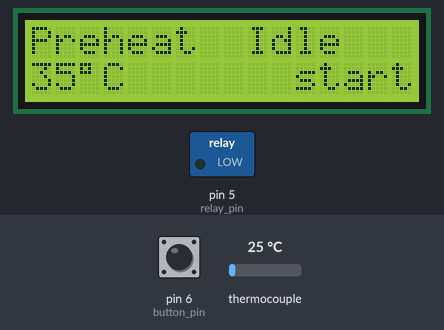
The sketch below on a simulated Arduino Uno, built with avr-gcc and run on an emulated ATmega328P. Parts: 16×2 character LCD, switched loads named in the sketch (green lamp = pin HIGH). Inputs (shaded band) come from the test bench; at power-on: pin 6 (button_pin) HIGH, thermocouple 25 °C.

Above: at 1.2 s.
1.3 s: pin 6 (button_pin) pulled LOW for 3.2 s
At 1.77 s:
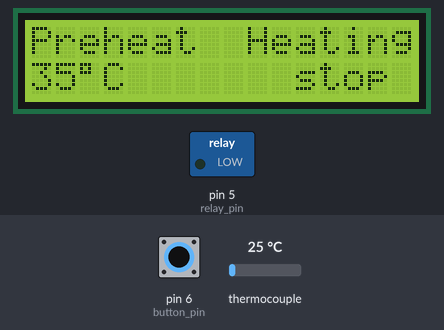
6.0 s: thermocouple set to 6 °C
At 6.5 s:
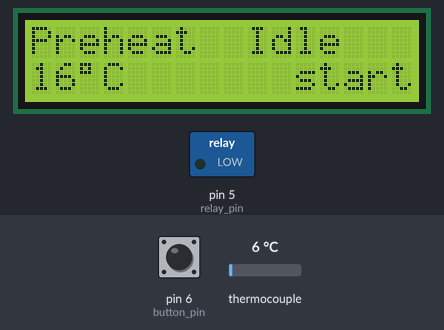
9.0 s: pin 6 (button_pin) pulled LOW for 0.15 s
At 9.7 s:
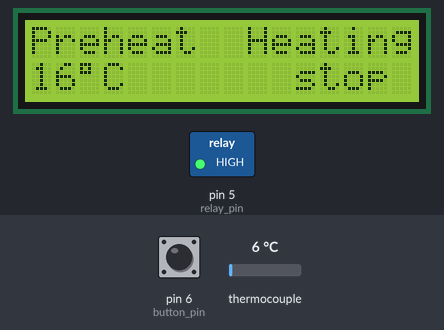
10.7 s: thermocouple set to 75 °C
At 11.1 s:
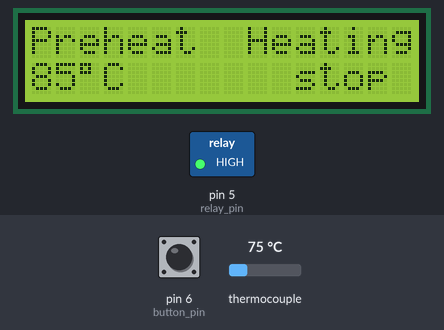
12.3 s: pin 6 (button_pin) pulled LOW for 1 s
At 13.08 s:
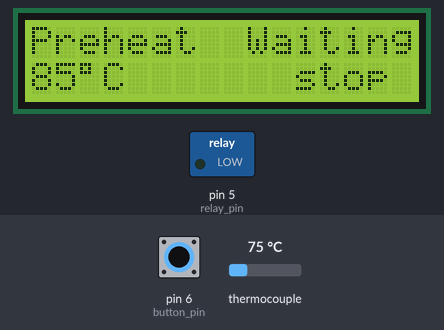
16.3 s: thermocouple set to 150 °C
At 16.8 s:
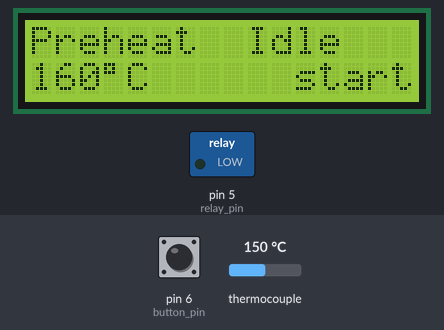
Timing chart, 0 to 18.8 s (numbered marks = the images above; inputs shaded):
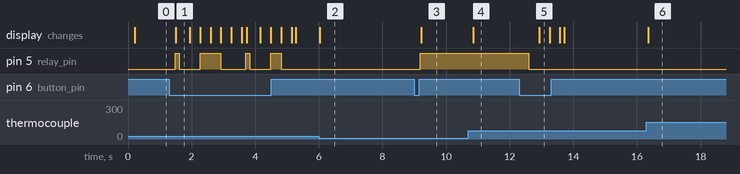

Measured:
- after the input at 1.3 s, pin 5 (relay_pin): LOW → HIGH after 0.18 s, → LOW 0.13 s later, → HIGH 0.66 s later, → LOW 0.65 s later, … (8 changes in this stretch); the display: changes after 0.21 s (image 1)
- after the input at 6.0 s, the display: changes at once (image 2)
- after the input at 9.0 s, pin 5 (relay_pin): LOW → HIGH after 0.19 s; the display: changes after 0.22 s (image 3)
- after the input at 10.7 s, the display: changes after 0.16 s (image 4)
- after the input at 12.3 s, pin 5 (relay_pin): HIGH → LOW after 0.29 s; the display: changes after 0.62 s (image 5)
- after the input at 16.3 s, the display: changes after 0.06 s (image 6)
- what the display in image 1 shows lasts 0.4 s, from 1.5 s to 1.9 s

The sketch:

herdplatte.ino
```cpp
#include <Arduino.h>
#include <max6675.h>
#include <LiquidCrystal_I2C.h>

const int thermo_so_pin = 4;
const int thermo_cs_pin = 3;
const int thermo_sck_pin = 2;
const int relay_pin = 5;
const int button_pin = 6;

const int stepDelay = 200;

const int numberOfSteps = 2;
String stepNameList[numberOfSteps] = {"Preheat", "Reflow"};
int tempCurve[numberOfSteps][2] = {{40, 80}, // {Time, Temp} Zeit in s
                                   {20, 160}};
int preheatTime = 12;

bool enabled = false;
int currentTemp;
int hotspotCompensation = 10;
int temperatureOvershoot = 80;

float totalTime = 0;

MAX6675 thermocouple(thermo_sck_pin, thermo_cs_pin, thermo_so_pin);
LiquidCrystal_I2C lcd(0x3F, 16, 2);

void setup()
{
  pinMode(relay_pin, OUTPUT);
  digitalWrite(relay_pin, LOW);

  pinMode(button_pin, INPUT_PULLUP);

  Serial.begin(9600);
  lcd.init();      // initialize the lcd
  lcd.backlight(); // open the backlight
  displayStats(0, "Boot");

  for (int i = 1; i < numberOfSteps; i++)
    tempCurve[i][0] += tempCurve[i - 1][0];
}

void loop()
{
  while (!enabled)
  {
    currentTemp = thermocouple.readCelsius() + hotspotCompensation;
    digitalWrite(relay_pin, LOW);

    checkButton();
    displayStats(0, "Idle");
  }

  // preheat
  digitalWrite(relay_pin, HIGH);
  for (int i = 0; i < preheatTime  * 1000 / stepDelay; i++)
  {
    displayStats(0, "Heating");
    checkButton();

    if (!enabled)
    {
      break;
    }

    countDelay(stepDelay);
  }

  for (int i = 0; i < numberOfSteps; i++)
  {
    currentTemp = thermocouple.readCelsius() + hotspotCompensation;
    int targetTemp = tempCurve[i][1] - temperatureOvershoot;

    while (currentTemp < targetTemp) // heating step
    {
      currentTemp = thermocouple.readCelsius() + hotspotCompensation;
      digitalWrite(relay_pin, HIGH);
      countDelay(stepDelay);

      checkButton();
      displayStats(i, "Heating");

      if (!enabled)
      {
        break;
      }
    }

    digitalWrite(relay_pin, LOW);

    for (int j = 0; j < tempCurve[i][0] * 1000 / stepDelay; j++) // waiting step
    {
      countDelay(stepDelay);
      currentTemp = thermocouple.readCelsius() + hotspotCompensation;

      checkButton();
      displayStats(i, "Waiting");

      if (!enabled)
      {
        break;
      }
    }
  }
  enabled = false;
}

void countDelay(int t)
{
  delay(t);
  totalTime += t / 1000;
}

void displayStats(int stepIndex, String heatingMessage)
{
  lcd.clear();

  currentTemp = thermocouple.readCelsius() + hotspotCompensation;

  String buttonMessage;
  switch (enabled)
  {
  case true:
  {
    buttonMessage = "stop";
    break;
  }
  case false:
  {
    buttonMessage = "start";
    break;
  }
  }

  lcd.setCursor(0, 0);
  lcd.print(stepNameList[stepIndex]);

  lcd.setCursor(9, 0);
  lcd.print(heatingMessage);

  lcd.setCursor(0, 1);
  lcd.print((int)currentTemp);
  lcd.print((char)223); //° zeichen
  lcd.print("C");

  lcd.setCursor(11, 1);
  lcd.print(buttonMessage);
}

void checkButton()
{
  if (digitalRead(button_pin) == LOW)
  {
    enabled = !enabled;
  }
  countDelay(100);
}
```
